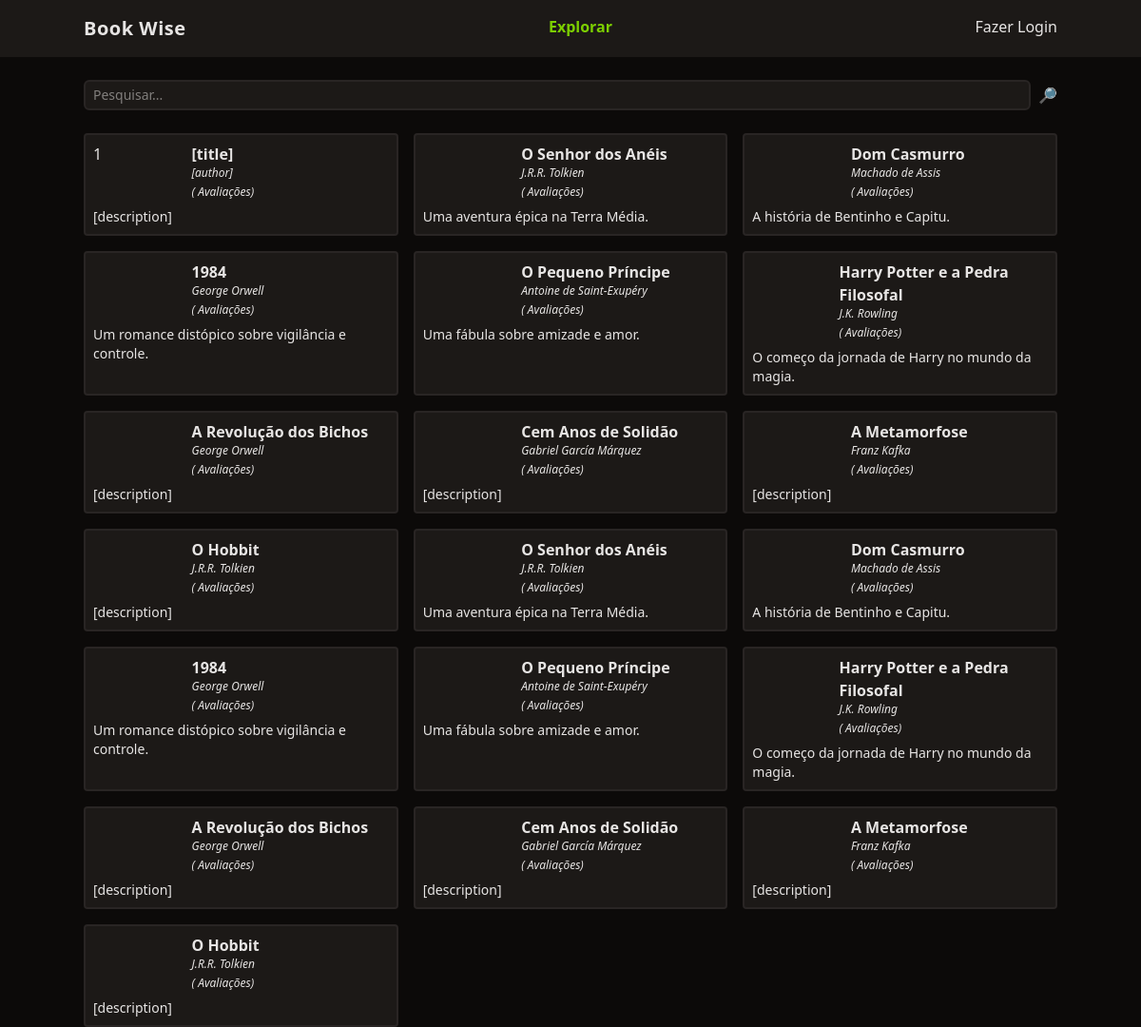
Before: / with the older database file.
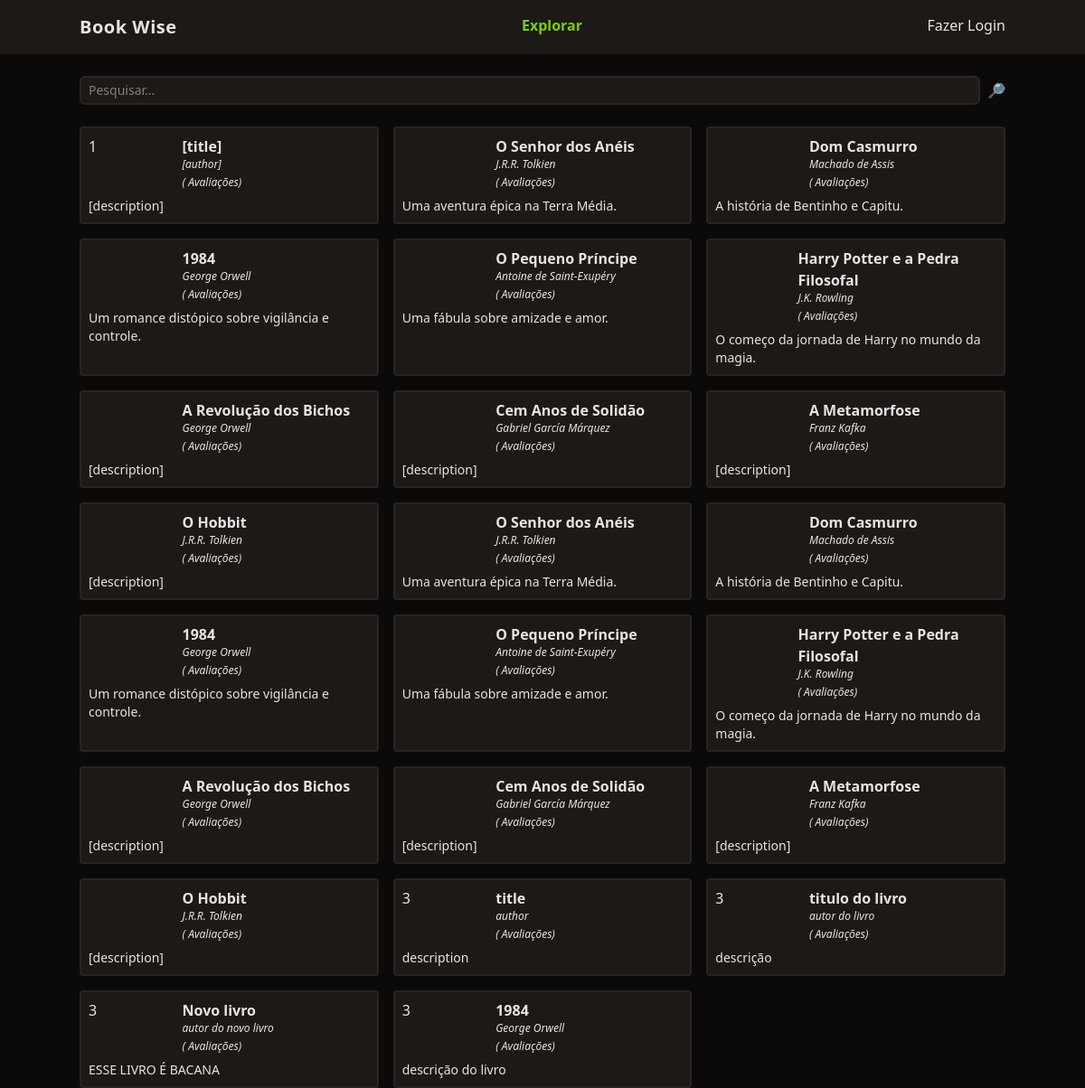
After: the same page with the newer database file.
### tables this page shows
CREATE TABLE books(
	id integer primary key,
  title varchar(255),
  author varchar(100),
  "description" text,
  released_year int,
  user_id int,
  foreign key(user_id) references users(id)
);

### functions.php (called while the page is built, shortened)
<?php
function view($view, $data = [])
{
    require 'views/template/app.php';
}
function auth()
{
    if (!isset($_SESSION['auth'])) {
        return null;
    }
    return $_SESSION['auth'];
}

### controller/index.controller.php (called while the page is built)
<?php
$searchparam = $_REQUEST['searchparam'] ?? '';
$books = $database->query(
    query: "select * from books where title like :search",
    class: Book::class,
    params: ['search' => "%$searchparam%"]
)->fetchAll();
view('index', compact('books'));

### routes.php (called while the page is built, shortened)
<?php
function loadController($database)
{
    $controller  =  str_replace('/', '', parse_url($_SERVER['REQUEST_URI'])['path']);
    if (!$controller) $controller = 'index';
    require "controller/{$controller}.controller.php";
}
loadController($database);

### index.php (called while the page is built, shortened)
<?php
require 'functions.php';
$config = require 'config.php';
require 'Database.php';
require 'routes.php';

### Database.php (called while the page is built, shortened)
<?php
class Database
{
    private $db;
    public function __construct($config)
    {
        $conection = $config['driver'] . ':' . $config['database'];
        $this->db = new PDO($conection);
    }
    public function query($query, $class = null,  $params = [])
    {
        $prepare = $this->db->prepare($query);
        if ($class) {
            $prepare->setFetchMode(PDO::FETCH_CLASS, $class);
        }
        $prepare->execute($params);
        return $prepare;
    }
}

### views/partials/_book-card.php (the view)
<div class="p-2 rounded border-stone-800 border-2 bg-stone-900">
    <div class="flex">
        <div class="w-1/3"><?= $book->user_id ?></div>
        <div class="space-y-1">
            <a href="/livro?id=<?= $book->id ?>" class="font-semibold hover:underline"><?= $book->title ?></a>
            <div class="text-xs italic"><?= $book->author ?></div>
            <div class="text-xs italic"><?= str_repeat('⭐', $book->review_avarange) ?>(<?= $book->review_amount ?> Avaliações)</div>
        </div>
    </div>
    <div class="text-sm mt-2"><?= $book->description ?></div>
</div>

### views/template/app.php (shortened to what this page needs)
<!DOCTYPE html>
<html lang="en">
<head>
    <script src="https://cdn.jsdelivr.net/npm/@tailwindcss/browser@4"></script>
</head>
<body class="bg-stone-950 text-stone-200">
    <header class="bg-stone-900">
        <nav class="mx-auto max-w-screen-lg flex justify-between py-4">
            <div class="font-bold text-xl tracking-wide">Book Wise</div>
            <ul class="flex space-x-4 font-bold">
                <li><a href="/" class="text-lime-500">Explorar</a></li>
            </ul>
            <ul>
                <?php if (auth()): ?>
                    <li><a href="/logout">Oi, <?= auth()->name ?></a></li>
                <?php else: ?>
                    <li><a href="/login">Fazer Login</a></li>
                <?php endif; ?>
            </ul>
        </nav>
    </header>
    <main class="mx-auto max-w-screen-lg space-y-6">
        <?php require "views/{$view}.view.php" ?>
    </main>
</body>
</html>

### views/index.view.php
<form class="w-full flex space-x-2 mt-6">
    <input
        type="text"
        class="border-stone-800 border-2 rounded-md bg-stone-900 text-sm focus:outline-none px-2 py-1 w-full"
        placeholder="Pesquisar..."
        name="searchparam">
    <button type="submit">🔎</button>
</form>
<section class="grid gap-4 grid-cols-1 md:grid-cols-2 lg:grid-cols-3">
    <?php foreach ($books as $book):
        require 'partials/_book-card.php';
    endforeach; ?>
</section>

Changed rows visible on the page:
added books: user "3", title "title", author "author", description "description"
added books: user "3", title "titulo do livro", author "autor do livro", description "descrição"
added books: user "3", title "Novo livro", author "autor do novo livro", description "ESSE LIVRO É BACANA"
added books: user "3", title "1984", author "George Orwell", description "descrição do livro"
